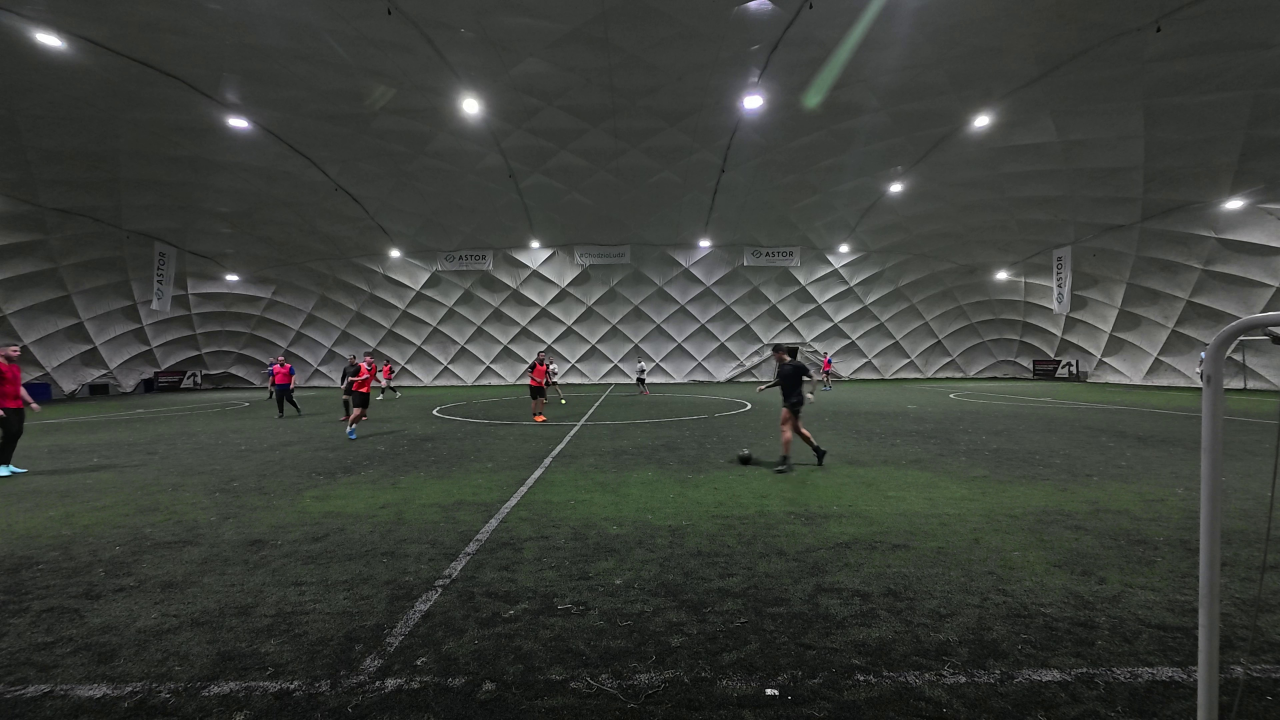
#> input picture debug_init_frame.jpg, 3840 x 2160 px (shown at 1/3 size)
$ python GUI.py
#> lines starting #> are read from the running program, lines starting #| are printed output that depends on the picture
import cv2

frame = cv2.imread("debug_init_frame.jpg")
#> frame is the input picture: shape (2160, 3840, 3); mean B, G, R 58, 62.9, 59.8
display = cv2.resize(frame, (1280, 720))
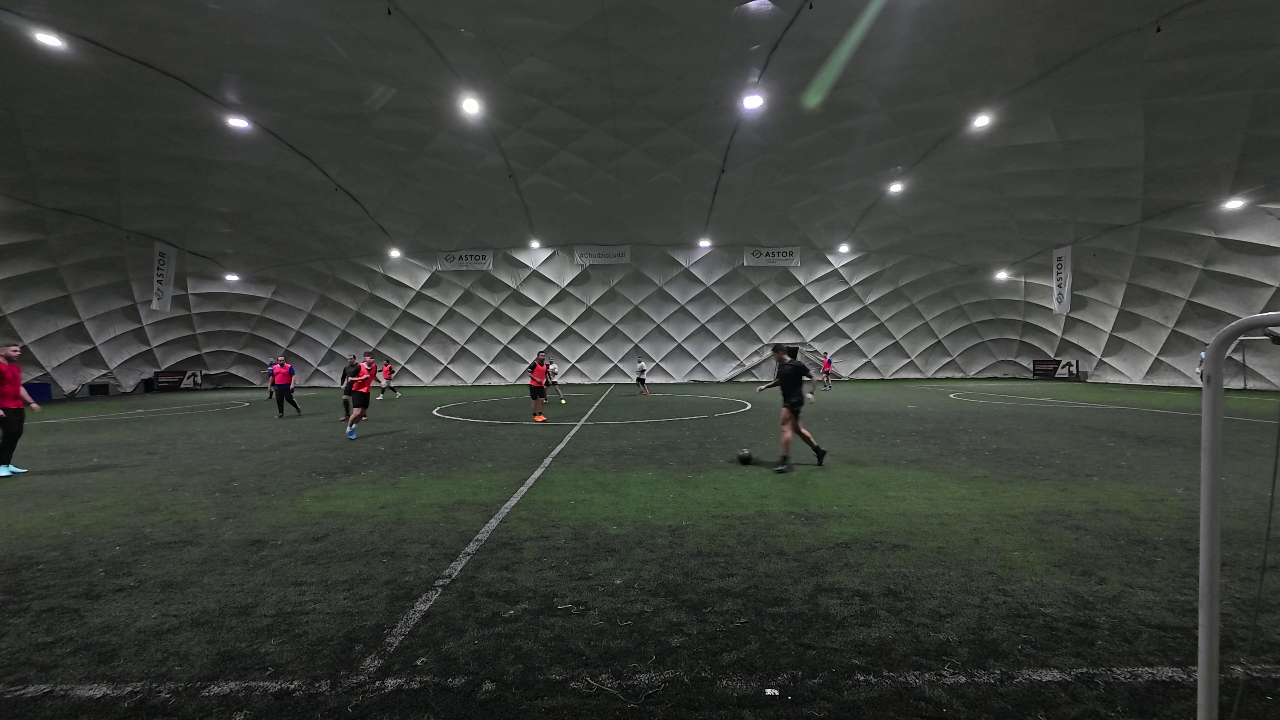
#> display: shape (720, 1280, 3); mean B, G, R 58, 62.9, 59.8

cv2.namedWindow("Select Ball", cv2.WINDOW_NORMAL)
cv2.resizeWindow("Select Ball", 1280, 720)  # 👈 force size

#> (the run stopped early here; a loop or call above may not have finished)
